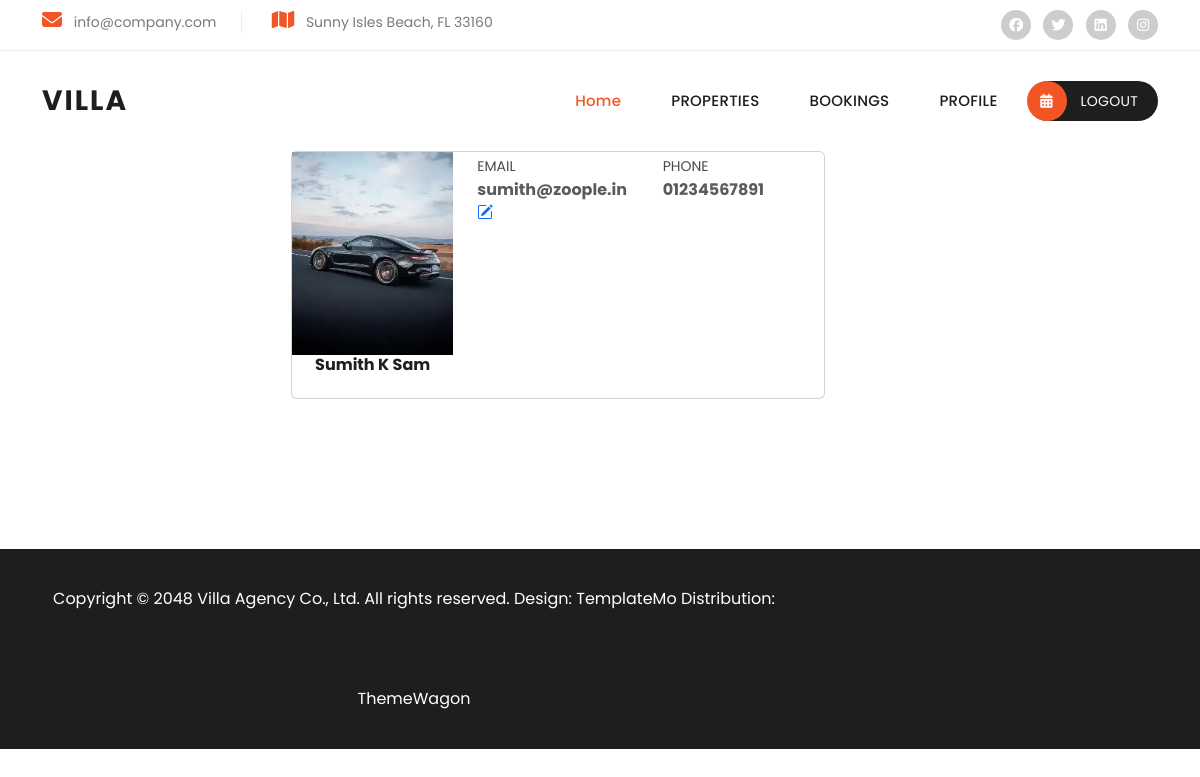
The app's page /userprofile (signed in) with its own data.
### user_app/models.py (models this page shows)
class usersinfo(models.Model):
    photo=models.ImageField()
    name=models.CharField(max_length=50)
    email=models.CharField(max_length=50)
    phone=models.CharField(max_length=20)
    password=models.CharField(max_length=50)

### user_app/views.py (the view)
# urls.py: path('userprofile',views.userprofile),
def userprofile(request):
    userid=request.session['uid']
    data=usersinfo.objects.get(pk=userid)
    return render(request,'userprofile.html',{'result':data})

### templates/userprofile.html (shortened to what this page needs)
{% load static %}
{% include 'header.html' %}
<div class="page-content page-container" id="page-content">
    <div class="padding">
        <div class="row container d-flex justify-content-center">
<div class="col-xl-6 col-md-12">
                                                <div class="card user-card-full">
                                                    <div class="row m-l-0 m-r-0">
                                                        <div class="col-sm-4 bg-c-lite-green user-profile">
                                                            <div class="card-block text-center text-white">
                                                                <div class="m-b-25">
                                                                    <img src="../media/{{result.photo}}" class="img-radius" alt="User-Profile-Image">
                                                                </div>
                                                                <h6 class="f-w-600">{{result.name}}</h6>
                                                                <i class=" mdi mdi-square-edit-outline feather icon-edit m-t-10 f-16">{{result.id}}</i>
                                                            </div>
                                                        </div>
                                                        <div class="col-sm-8">
                                                            <div class="card-block">
                                                                <div class="row">
                                                                    <div class="col-sm-6">
                                                                        <p class="m-b-10 f-w-600">EMAIL</p>
                                                                        <h6 class="text-muted f-w-400">{{result.email}}</h6>
                                                                    </div>
                                                                    <div class="col-sm-6">
                                                                        <p class="m-b-10 f-w-600">PHONE</p>
                                                                        <h6 class="text-muted f-w-400">{{result.phone}}</h6>
                                                                    </div>
                                                                </div>
                                                                               <a href="">     </a>
                                                            </div>
                                                        </div>
                                                    </div>
                                                </div>
                                                </div>
                                             </div>
                                                </div>
                                            </div>
{% include 'footer.html' %}

### static/assets/css/templatemo-villa-agency.css (style rules this page uses)
html, body, div, span, applet, object, iframe, h1, h2, h3, h4, h5, h6, p, blockquote, div pre, a, abbr, acronym, address, big, cite, code, del, dfn, em, font, img, ins, kbd, q, s, samp, small, strike, strong, sub, sup, tt, var, b, u, i, center, dl, dt, dd, ol, ul, li, figure, header, nav, section, article, aside, footer, figcaption { margin: 0; padding: 0; border: 0; outline: 0; }
* { box-sizing: border-box; }
html, body { font-family: 'Poppins', sans-serif; -ms-text-size-adjust: 100%; -webkit-font-smoothing: antialiased; -moz-osx-font-smoothing: grayscale; }
a { text-decoration: none !important; }
h1, h2, h3, h4, h5, h6 { color: #1e1e1e; margin-top: 0px; margin-bottom: 0px; font-weight: 700; }
p { font-size: 14px; line-height: 28px; color: #4a4a4a; }
img { width: 100%; overflow: hidden; }
html, body { font-family: 'Poppins', sans-serif; }
body { overflow-x: hidden; }

### records on screen
usersinfo: photo (picture), name "Sumith K Sam", email "sumith@zoople.in", phone "01234567891"
